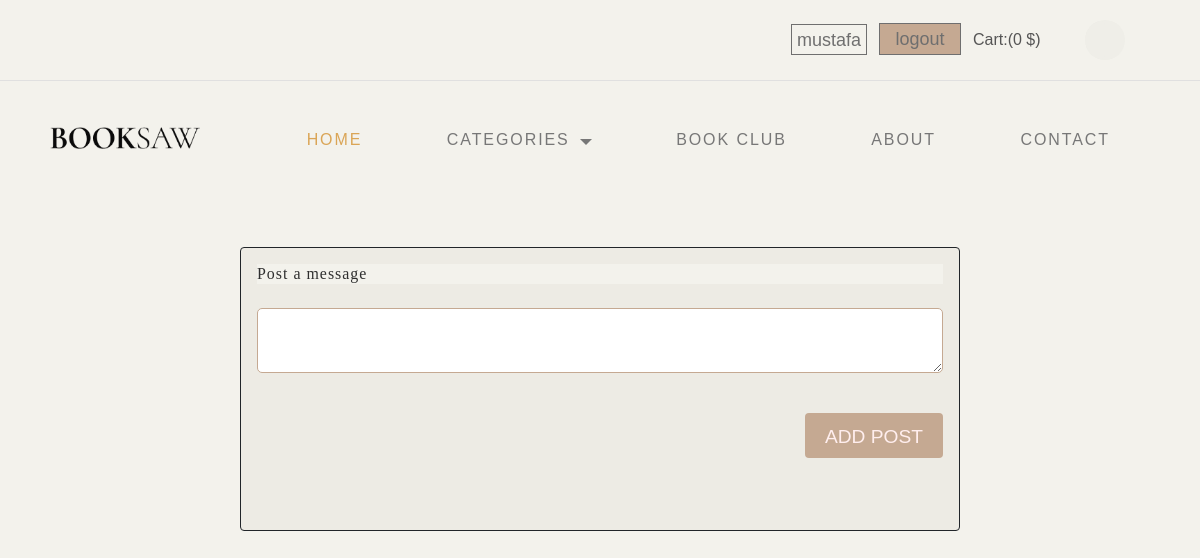
Before: /wall (signed in) with the older database file.
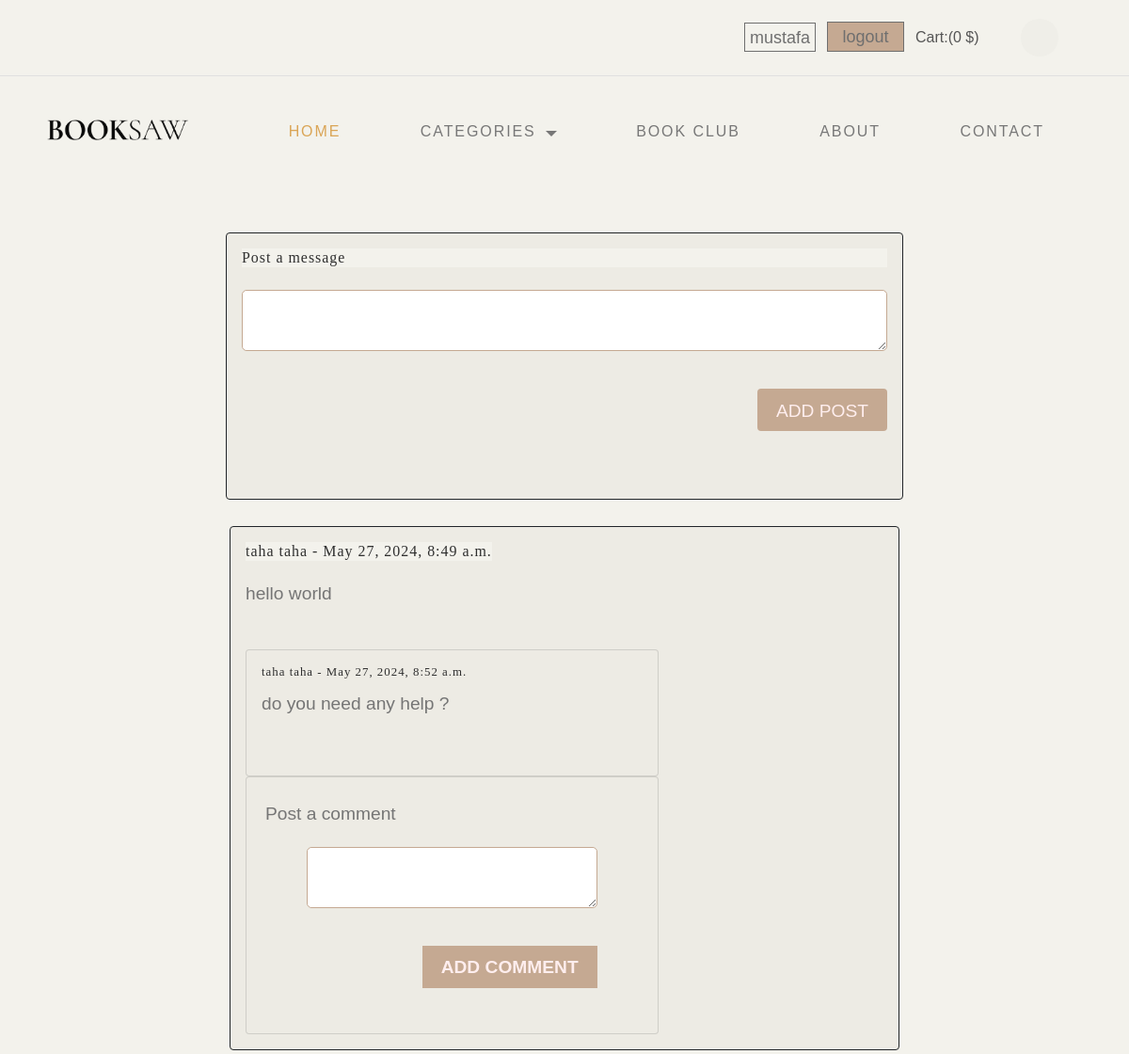
After: the same page with the newer database file.
### store_app/models.py (models this page shows)
class User(models.Model):
    first_name = models.CharField(max_length=45)
    last_name = models.CharField(max_length=45)
    email = models.CharField(max_length=128)
    password = models.CharField(max_length=64)
    birthday = models.DateField(null=True)
    gender = models.CharField(max_length=7)
    created_at = models.DateTimeField(auto_now_add=True)
    updated_at = models.DateTimeField(auto_now=True)
    objects = UserManager()

class Post(models.Model):
    message = models.TextField()
    created_at = models.DateTimeField(auto_now_add=True)
    updated_at = models.DateTimeField(auto_now=True)
    user = models.ForeignKey(User, related_name='posts', on_delete=models.CASCADE)
    objects = PostManager()

class Comment(models.Model):
    message = models.TextField()
    created_at = models.DateTimeField(auto_now_add=True)
    updated_at = models.DateTimeField(auto_now=True)
    user = models.ForeignKey(User, related_name='comments', on_delete=models.CASCADE)
    post = models.ForeignKey(Post, related_name='comments', on_delete=models.CASCADE)
    objects = CommentManger()

### store_app/views.py (the view)
# urls.py: path('wall',views.main_wall,name='wall'),
def main_wall(request):
    if not 'userID' in request.session:
        return redirect('/')
    data={
        "user":User.objects.get(id=request.session['userID']),
        "posts":Post.objects.all().order_by('-updated_at'),
    }
    return render(request,'wall_page.html',data)

### store_app/templates/wall_page.html (shortened to what this page needs)
<!DOCTYPE html>
<html lang="en">
<head>
  <link href="https://cdn.jsdelivr.net/npm/bootstrap@5.0.2/dist/css/bootstrap.min.css" rel="stylesheet"
>
  {% load static %}
  <link rel="stylesheet" href="{% static 'css/wall_page_style.css' %}">
  <link rel="stylesheet" type="text/css" href="{% static 'css/normalize.css' %}">
  <link rel="stylesheet" type="text/css" href="{% static '/css/vendor.css'%}">
  <link rel="stylesheet" type="text/css" href="{% static 'css/style1.css'%}">
</head>
<body>
  <div id="header-wrap">
    <div class="top-content">
      <div class="container">
        <div class="row">
          <div class="col-md-6">
          </div>
          <div class="col-md-6">
            <div class="right-element">
              {% if not 'userID' in request.session %}
              <a href="/login" class="user-account for-buy"><i class="icon icon-user"></i><span>Account</span></a>
              {% else %}
              <a id="account" href="/user/{{user.id}}">{{user.first_name}}</a>
              <a id="logout" href="/logout" class="logoutbtn mx-2">logout</a>
              {% endif %}
              <a href="#" class="cart for-buy"><span>Cart:(0 $)</span></a>
              <div class="action-menu">
                <div class="search-bar">
                  <form role="search" method="get" class="search-box">
                    <input class="search-field text search-input" placeholder="Search" type="search">
                  </form>
                </div>
              </div>
            </div>
          </div>
        </div>
      </div>
    </div>
    <header id="header">
      <div class="container">
        <div class="row">
          <div class="col-md-2">
            <div class="main-logo">
              <a href="index.html"><img src="{% static 'images/main-logo.png' %}" alt="logo"></a>
            </div>
          </div>
          <div class="col-md-10">
            <nav id="navbar">
              <div class="main-menu stellarnav">
                <ul class="menu-list">
                  <li class="menu-item active"><a href="/main" data-effect="Home">Home</a></li>
                  <li class="menu-item has-sub">
                    <a href="#pages" class="nav-link" data-effect="Pages">Categories</a>
                  </li>
                  <li class="menu-item"><a href="#latest-blog" class="nav-link" data-effect="Articles">Book Club</a></li>
                  <li class="menu-item"><a href="/contact" class="nav-link" data-effect="About">About</a></li>
                  <li class="menu-item"><a href="/contact" class="nav-link" data-effect="Contact">Contact</a></li>
                </ul>
              </div>
            </nav>
          </div>
        </div>
      </div>
    </header>
  </div>
  <div class="container mt-5">
    <div class="row justify-content-center">
      <div class="col-md-8">
        <div class="card border-dark">
          <div class="card-body form-container">
            <h5 class="card-title mb-4">Post a message
            </h5>
            <form class="d-flex flex-column" action="/addPost" method="post">
              <textarea class="p-2 custom-textarea" name="post_message" id="post" rows="3"></textarea>
              <div class="d-flex justify-content-end">
                <button class="btn mt-3" type="submit">Add Post</button>
              </div>
            </form>
          </div>
        </div>
      </div>
    </div>
    {% for post in posts %}
    <div class="row justify-content-center mt-4">
      <div class="col-md-8">
        <div class="card m-1 border-dark">
          <div class="card-body p-3">
            <div class="d-flex justify-content-between">
              <h5 class="card-title">{{ post.user.first_name }} {{ post.user.last_name }} - <span>{{ post.updated_at }}</span></h5>
            </div>
            <p class="mt-2">{{ post.message }}</p>
            <div class="row mt-3">
              {% for comment in post.comments.all %}
              <div class="col-md-8">
                <div class="card card-bg-custom">
                  <div class="card-body">
                    <h6 class="card-title">{{ comment.user.first_name }} {{ comment.user.last_name }} - <span>{{ comment.updated_at }}</span></h6>
                    <p>{{ comment.message }}</p>
                  </div>
                </div>
              </div>
              {% endfor %}
              <div class="col-md-8">
                <div class="card card-bg-custom">
                  <div class="card-body px-3">
                    <p class="card-title pt-1 px-1">Post a comment
                    </p>
                    <form class="d-flex flex-column mx-5 my-3" action="/addComment/{{ post.id }}" method="post">
                      <textarea class="custom-textarea" name="comment_message" id="comment" rows="3"></textarea>
                      <div class="d-flex justify-content-end">
                        <button class="mybtn mt-3" type="submit">Add Comment</button>
                      </div>
                    </form>
                  </div>
                </div>
              </div>
            </div>
          </div>
        </div>
      </div>
    </div>
    {% endfor %}
  </div>
</body>
</html>

### store_app/static/css/wall_page_style.css (style rules this page uses)
body, .card { background-color: #EDEBE4; font-family: Arial, sans-serif; font-size: 1.2rem; }
.mybtn, .btn { background-color: #C5A992; color: rgb(255, 238, 238); border: none; padding: 10px 20px; cursor: pointer; font-size: 1.2rem; height: 45px; }
.custom-textarea { width: 100%; padding: 10px; border: 1px solid #C5A992; border-radius: 5px; font-size: 1.2rem; }

Changed rows visible on the page:
added Post: user.first_name "taha", user.last_name "taha", updated_at "May 27, 2024, 8:49 a.m.", message "hello world"
added Comment: user.first_name "taha", user.last_name "taha", updated_at "May 27, 2024, 8:52 a.m.", message "do you need any help ?"
